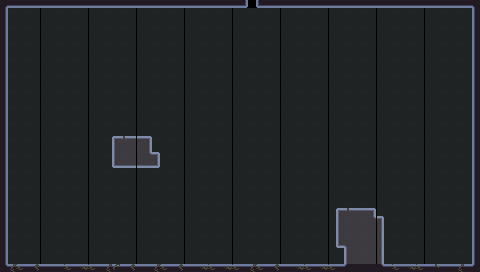

This game map was drawn from its Tiled (.tmx) file and the tilesets committed beside it. A one-line description and the trimmed map source follow:
An orthogonal 60x34 tile map with 8x8 px tiles, 3 tile layers (Ground, OfficeBg, Branches), 6 tilesets and 7 objects.

<map version="1.9" tiledversion="1.9.2" orientation="orthogonal" renderorder="right-down" width="60" height="34" tilewidth="8" tileheight="8" infinite="0" nextlayerid="9" nextobjectid="8">
 <tileset firstgid="1" source="../Tilesets/Rocks.tsx" />
 <tileset firstgid="37" source="../Tilesets/Branches.tsx" />
 <tileset firstgid="67" source="../Tilesets/Stalagtite.tsx" />
 <tileset firstgid="75" source="../Tilesets/Mechanics.tsx" />
 <tileset firstgid="91" source="../Tilesets/Decoration.tsx" />
 <tileset firstgid="96" source="../Tilesets/city.tsx" />
 <layer id="1" name="Ground" width="60" height="34">
  <data>[2040 cells, 244 non-empty, 13 distinct tile ids]</data>
 </layer>
 <layer id="8" name="OfficeBg" width="60" height="34">
  <data>[2040 cells, 464 non-empty, 2 distinct tile ids]</data>
 </layer>
 <objectgroup id="4" name="Decoration">
  <object id="6" gid="91" x="336" y="208" width="9" height="13" />
  <object id="7" gid="93" x="312" y="40" width="8" height="11" />
 </objectgroup>
 <layer id="5" name="Branches" width="60" height="34">
  <data>[2040 cells, 59 non-empty, 7 distinct tile ids]</data>
 </layer>
 <objectgroup id="7" name="Mechanics">
  <object id="1" gid="78" x="352" y="184" width="8" height="12" />
  <object id="2" gid="86" x="144" y="264" width="13" height="15" />
  <object id="3" gid="90" x="432" y="264" width="16" height="16" />
  <object id="4" gid="87" x="392" y="208" width="24" height="24">
   <properties>
    <property name="SetEndpoint" type="object" value="5" />
   </properties>
  </object>
  <object id="5" gid="82" x="400" y="128" width="8" height="8" />
 </objectgroup>
</map>
